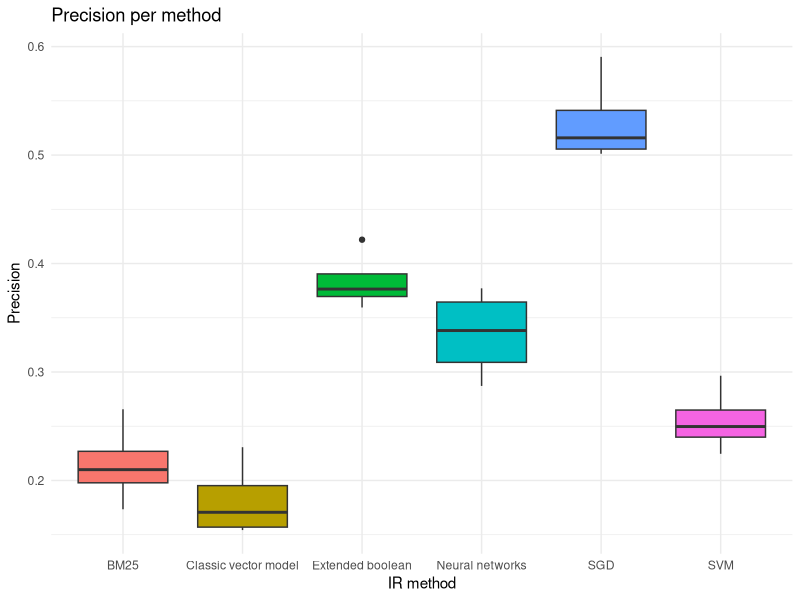

Source code (R):
#loading library
require("ggplot2")

# selecting the current directory
setwd("/Users/tassiovale/Dropbox/PhD Thesis/trace2vary/trace_recovery/results/")

# read csv file
data <- read.csv("2018-05-02_15h43m_output.csv")

chart <- ggplot(data=data, aes(x=method, y=precision, fill=method)) +
    geom_boxplot() +
    theme_minimal() +
    ggtitle("Precision per method") +
    labs(x="IR method", y="Precision") +
    scale_fill_discrete(guide=FALSE)

ggsave("2018-05-02_15h43m_precision_chart.eps")